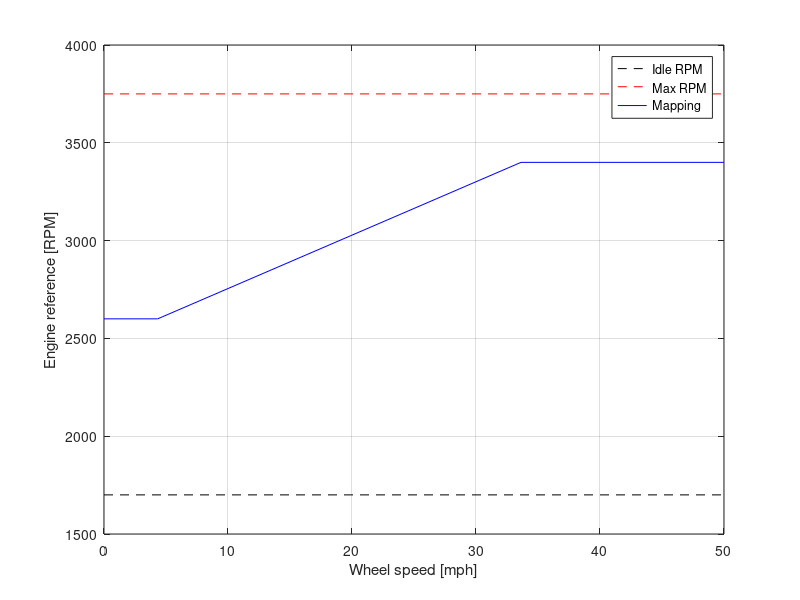

MATLAB code for this plot:
clear;
clc;

EG_IDLE = 1750;
EG_LAUNCH = 2600;
EG_POWER = 3400;

GB_LAUNCH = 80;
GB_POWER = 621.6;

gb_points = [0, GB_LAUNCH, GB_POWER, 50/.0541] * .0541;
eg_points = [EG_LAUNCH, EG_LAUNCH, EG_POWER, EG_POWER];

plot([0, gb_points(end)], [1700, 1700], 'k--'), hold on;
plot([0, gb_points(end)], [3750, 3750], 'r--');
plot(gb_points, eg_points, 'b');
hold off
grid on
xlabel('Wheel speed [mph]');
ylabel('Engine reference [RPM]');
legend({'Idle RPM', 'Max RPM', 'Mapping'}, 'location', 'best');